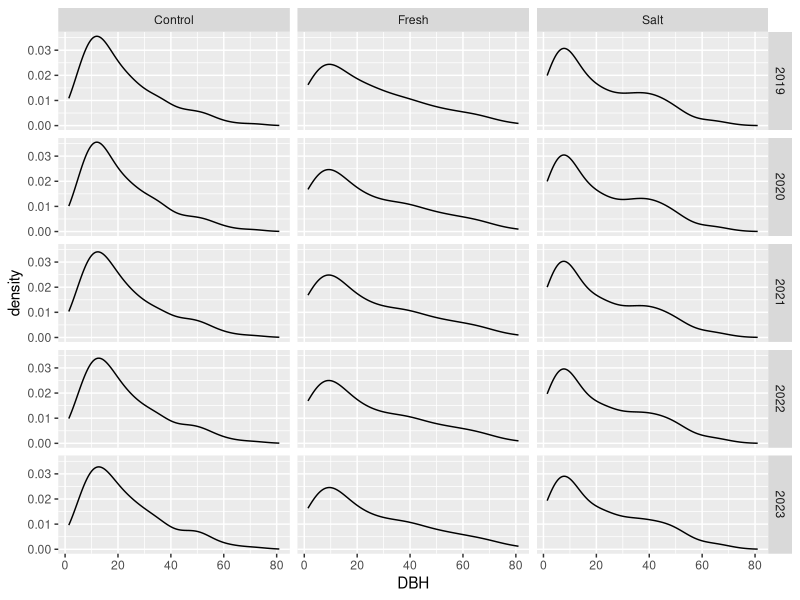

Here is the R script that generated this plot:
## ---- chunk 1
#library(tidyverse)
library(dplyr)
library(tidyr)
library(readr)
library(ggplot2)
#library(scatterpie)
#knit_print.tibble <- lemon_print

knitr::opts_chunk$set(echo = TRUE, warning = FALSE, message = FALSE, rows.print=20)
## ---- chunk 2
inventory <- read_csv("../Data/tree_inventory/inventory.csv")

#add column to indicate if a specific tree had significant growth fron 2019 to 2020
inventory <- inventory %>%
  mutate(Sig_growth_2020 = abs(DBH_2020-DBH_2019) > 0.5) %>%
  separate(Grid, c("X","Y"), sep=1)
inventory

summary(inventory)
## ---- chunk 3
#used method for pivoting longer multiple columns from https://stackoverflow.com/questions/61367186/pivot-longer-into-multiple-columns

#Take all variables that end in a year and turn it into a categorical variable Type
long_inventory <- inventory %>% 
  filter(In_Plot == TRUE) %>%
  pivot_longer(grep(colnames(inventory), pattern=".*_\\d{4}"), names_pattern = "(.*)_(\\d{4})", names_to = c("Type","Year"), values_to = "val",  values_transform = list(val = as.character), names_transform = list(Year = as.integer))

#Unpack Type into seperate variables
long_inventory <- long_inventory %>% 
  pivot_wider(names_from = Type, values_from=val) %>%
  relocate(c(Tag, Year, Date, Status, Sig_growth, DBH))%>%
  mutate(DBH = as.numeric(DBH), Date = as.Date(Date, format = "%m/%d/%y"), 
         Sig_growth = as.logical(Sig_growth),
         BA = pi*(DBH/200)^2/0.2)

long_inventory
summary(long_inventory)
## ---- chunk 4
#create summary table that displays the number of trees of each species in each plot
summary_table <- inventory %>% 
  group_by(Plot, Species_code) %>% 
  summarize(num_trees = n())
summary_table

Tree_Live <- long_inventory %>% 
  filter(Status == "LI") %>% 
  group_by(Plot, Species_code, Year) %>% summarize(live_trees = n()) %>% 
  pivot_wider(names_from = Year, values_from =live_trees, names_prefix = "Live_Trees_")
Tree_Live

Stem_Live <- long_inventory %>% 
  group_by(Plot, Year) %>% 
  summarize(Alive = length(grep("LI", Status)), Dead = length(grep("D.", Status)))
Stem_Live

Stem_Standing <- long_inventory %>% 
  group_by(Year) %>%
  summarize(Standing = length(grep(".S|LI", Status)), Down = length(grep(".C", Status)))
Stem_Standing

Total_BA <- long_inventory %>% 
  group_by(Plot, Year) %>% 
  summarize(BA = sum(BA, na.rm=TRUE)) %>%
  pivot_wider(names_from = Year, values_from = BA, names_prefix = "BA_")
Total_BA

Mortality_Table <- long_inventory %>% arrange(Year) %>% group_by(Tag) %>% filter(lag(Status) == "LI" & grepl("D.", Status))
Mortality_Table
## ---- chunk 5
#BA_graph <- long_inventory %>% 
#  group_by(Year, Species_code, Plot) %>% 
#  summarize(BA = sum(BA)) %>% 
#  ggplot(aes(Year, BA, fill = Species_code)) +
#  geom_area() +
#  facet_wrap(~Plot)
#print(BA_graph)

Diam_Distr <- long_inventory %>% ggplot(aes(DBH)) + geom_density() + facet_grid(Year~Plot)
Diam_Distr
## ---- chunk 6
# Table of trees that were dead (DS, DC) in one year and then alive (LI) in a subsequent year
# Groups trees by their tag (groups data by each different tree) and checks if every LI status is before every dead (DS, DC) status by finding their indices and comparing values
zombie_trees <- long_inventory %>%
  group_by(Tag) %>%
  filter(!all(sapply(which(Status == "LI"), function(x, y) all(x < y), which(Status != "LI"))))
zombie_trees
## ---- chunk 7
down_trees <- long_inventory %>% 
  group_by(Tag) %>%
  filter(!all(sapply(grep(".S|LI", Status), function(x, y) all(x < y), grep(".C", Status))))
down_trees
## ---- chunk 8
wrong_status <- long_inventory %>%
  group_by(Tag) %>%
  filter(!all(sapply(grep(NA, Status), function(x, y) all(x < y), grep(!NA, Status))) | (!grepl("LI|D[SC]", Status) & !is.na(Status))) %>% 
  select(Tag, Year, Status, Notes)
wrong_status
## ---- chunk 9
#Table of trees that are less than 1 cm in diameter (diameter is too small to be considered an accurate measurement)
bad_DBH <- long_inventory %>% filter(DBH < 1)
bad_DBH
